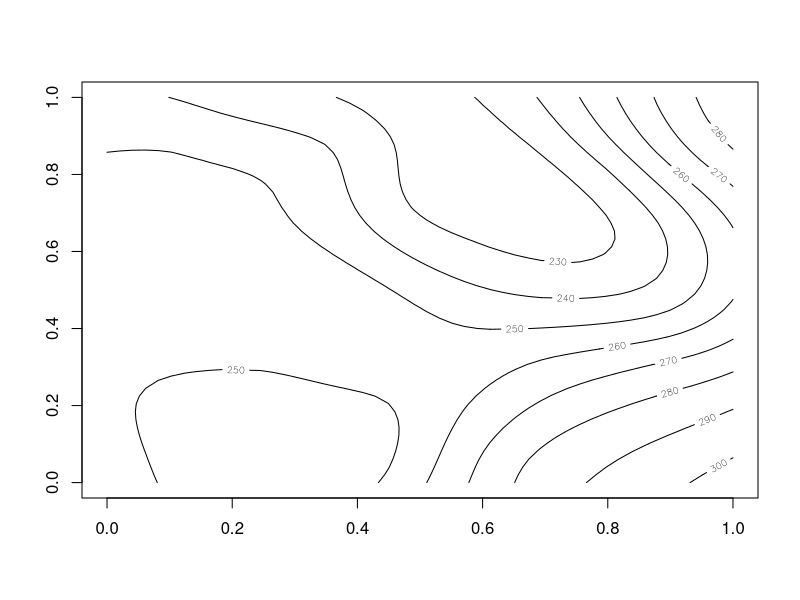
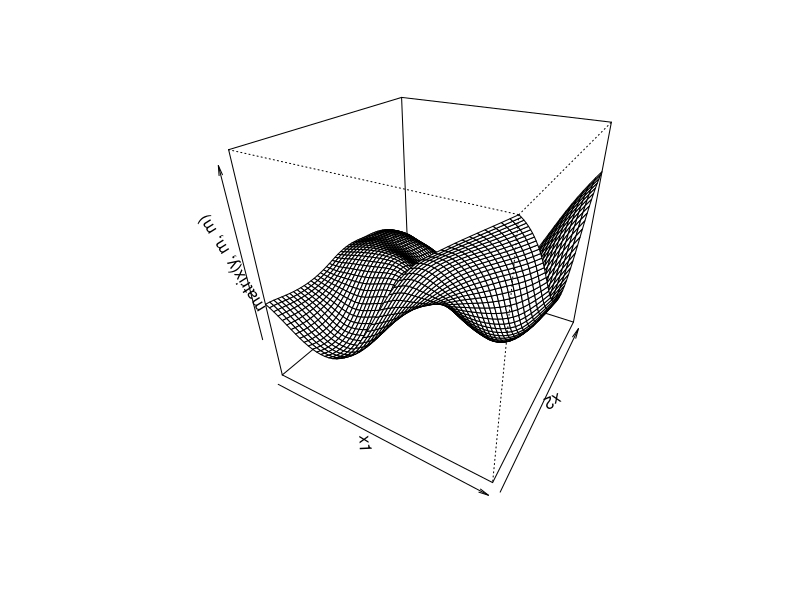

These figures' R source, in order:
set.seed(10)
eta <- function(r) {
  res <- 0
  if (r > 0) res <- r ** 2 * log(r)
  res
}

eta_vec <- function(x_target, xk) {
  apply(xk, 1, function(p) eta(dist(rbind(x_target, p))))
}

getTPS <- function(x, k=100) {
  if (k <= 3) stop("k too small!")

  # select xk
  n <- nrow(x)
  ik <- 1: n
  if (k < n) ik <- sample(n, k)
  xk <- x[ik, ]  # if k=1, xk is a vector

  # generate matrix E
  E <- t(apply(x, 1, function(p) eta_vec(p, xk)))  # n * k; more concise ways?
  Ek <- E[ik, ]  # k * k; subtracted from E

  # generate matrix T
  T_ <- cbind(matrix(1, n, 1), x)  # n, 3
  Tk_ <- T_[ik, ]  # k, 3

  # generate matrix Z
  qrtk <- qr(Tk_)
  Z <- qr.Q(qrtk, complete=TRUE)[, -(1:3)]  # k, k - 3

  # generate matrix X
  X <- cbind(E %*% Z, T_)  # n, k

  # generate matrix S
  S <- matrix(0, k, k)
  S[1 : (k - 3), 1 : (k - 3)] <- t(Z) %*% Ek %*% Z  # k, k

  list(xk=xk, X=X, S=S, qrtk=qrtk)
}

getV <- function(tps, y, lambda, evrsr, R, qrx) {
  n <- length(y)
  k <- nrow(R)

  X <- tps$X

  U <- evrsr$vectors

  ev <- evrsr$values

  Diag <- diag(1 + lambda * ev)
  y <- 1:n
  betah <- solve(U %*% Diag %*% t(U) %*% R, qr.qty(qrx, y)[1: k])  # eigenvalues. concise  # notice the "[1: k]"!

  EDF <- sum(1 / diag(Diag))

  muh <- X %*% betah

  list(V=sum((y - muh) ** 2) / (n - EDF) ** 2, beta=betah, mu=muh, EDF=EDF)
}

fitTPS <- function(x, y, k=100, lsp=c(-5, 5)) {

  # set up the TPS
  tps <- getTPS(x, k)

  k <- nrow(tps$xk) # renew k

  X <- tps$X
  S <- tps$S

  qrx <- qr(X)  # qr.Q, concise

  R <- qr.R(qrx)  # k, k

  R_rev <- backsolve(R, diag(k))

  RSR <- t(R_rev) %*% S %*% R_rev

  # checking symmetricy
  if (max(abs(t(RSR) - RSR)) < 1e-7) {
    RSR <- (RSR + t(RSR)) * 0.5
  } else stop("the matrix is not symmetric!")

  evrsr <- eigen(RSR)  # more concise?

  min_V <- .Machine$integer.max
  best_V_bundle <- NULL
  best_lambda <- 0
  edfs <- vector()

  for (i in seq(lsp[1], lsp[2], length.out=100)) {
    lambda <- exp(i)
    V_bundle <- getV(tps, y, lambda, evrsr, R, qrx)
    edfs <- c(edfs, V_bundle$EDF)

    if (V_bundle$V < min_V) {
      min_V <- V_bundle$V
      best_lambda <- lambda
      best_V_bundle <- V_bundle
    }
  }

  tps_list <- list(
    beta=best_V_bundle$beta, mu=best_V_bundle$mu,
    medf=best_V_bundle$EDF, lambda=best_lambda,
    gcv=min_V, edf=edfs, qrtk=tps$qrtk, xk=tps$xk
  )
  class(tps_list) <- "tps"
  tps_list
}

plot.tps <- function(tps) {
  k <- length(tps$beta)

  # obtain the parameters
  alpha <- tps$beta[(k - 2): k]  # 3
  deltaz <- tps$beta[1: (k - 3)]  # k - 3
  delta <- qr.qy(tps$qrtk, c(rep(0, 3), deltaz))  # k

  # plotting
  m <- 50
  x2 <- x1 <- seq(0, 1, length=m)
  xp <- cbind(rep(x1, m), rep(x2, each=m))

  y <- cbind(matrix(1, m * m, 1), xp) %*% alpha +
    t(apply(xp, 1, function(p) eta_vec(p, tps$xk))) %*% delta
  contour(x1, x2, matrix(y, m, m))
  persp(x1, x2, matrix(y, m, m), theta=30, phi=30)
}

n <- 500
x <- matrix(runif(n * 2), n, 2)
ff <- function(p) {
  exp(-(p[, 1] - .3) ^ 2 / .2 ^ 2 - (p[, 2] - .3) ^ 2 / .3 ^ 2) * .5 +
    exp(-(p[, 1] - .7) ^ 2 / .25 ^ 2 - (p[, 2] - .8) ^ 2 / .3 ^ 2)
}
res <- fitTPS(x, ff(x))
plot(res)
